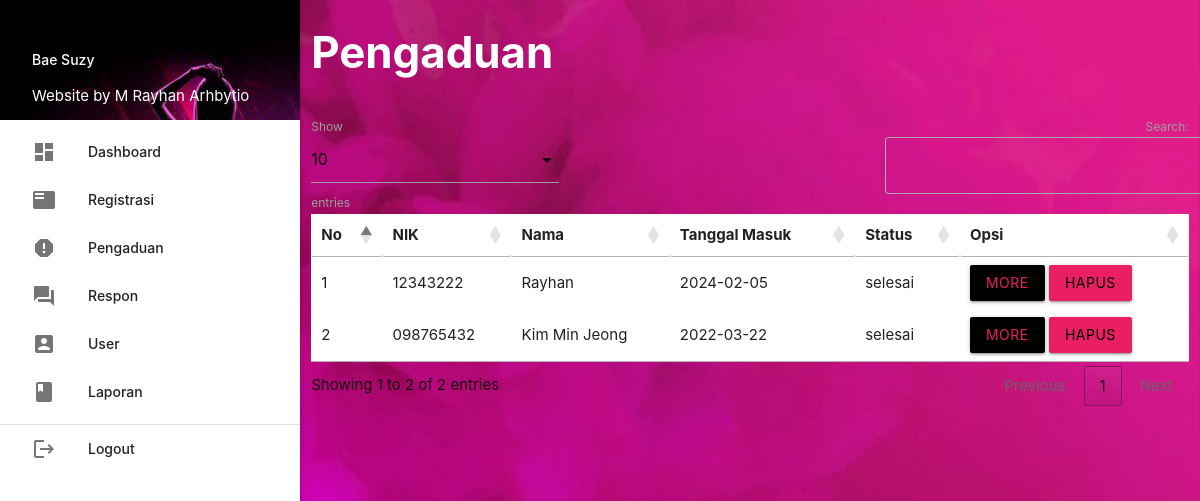
The page /admin/index.php?p=pengaduan (signed in) on the database its author committed.
### tables this page shows
CREATE TABLE `pengaduan` (
  `id_pengaduan` int(11) NOT NULL,
  `tgl_pengaduan` date NOT NULL,
  `nik` char(16) NOT NULL,
  `isi_laporan` text NOT NULL,
  `foto` varchar(255) NOT NULL,
  `status` enum('0','proses','selesai') NOT NULL
);

CREATE TABLE `masyarakat` (
  `nik` char(16) NOT NULL,
  `nama` varchar(25) NOT NULL,
  `username` varchar(25) NOT NULL,
  `password` varchar(32) NOT NULL,
  `telp` varchar(13) NOT NULL
);

### admin/pengaduan.php (the view, shortened to what this page needs)
       <div class="row">
         <div class="col s12 m9">
           <h3 class="white-text"><b>Pengaduan</b></h3>
         </div>
       </div>
       <table id="example" class="responsive-table white" style="width:100%">
         <thead>
             <tr>
			<th>No</th>
			<th>NIK</th>
			<th>Nama</th>
			<th>Tanggal Masuk</th>
			<th>Status</th>
			<th>Opsi</th>
             </tr>
         </thead>
         <tbody>
<?php
	$no=1;
	$query = mysqli_query($koneksi,"SELECT * FROM pengaduan INNER JOIN masyarakat ON pengaduan.nik=masyarakat.nik ORDER BY pengaduan.id_pengaduan DESC");
	while ($r=mysqli_fetch_assoc($query)) { ?>
	<tr>
		<td><?php echo $no++; ?></td>
		<td><?php echo $r['nik']; ?></td>
		<td><?php echo $r['nama']; ?></td>
		<td><?php echo $r['tgl_pengaduan']; ?></td>
		<td><?php echo $r['status']; ?></td>
		<td>
			<a class="btn modal-trigger black pink-text" href="#more?id_pengaduan=<?php echo $r['id_pengaduan'] ?>">More</a>
		 	<a class="btn pink black-text" onclick="return confirm('Anda Yakin Ingin Menghapus Y/N')" href="index.php?p=pengaduan_hapus&id_pengaduan=<?php echo $r['id_pengaduan'] ?>">Hapus</a>
		</td>
	</tr>
           <?php  }
            ?>
         </tbody>
       </table>

### rows shown on the page
pengaduan: nik.nik "12343222", nik.nama "Rayhan", tgl_pengaduan "2024-02-05", status "selesai"
pengaduan: nik.nik "098765432", nik.nama "Kim Min Jeong", tgl_pengaduan "2022-03-22", status "selesai"

### other values the page prints
$_SESSION['data']['nama_petugas'] "Bae Suzy"
